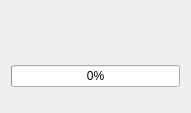
<?xml version="1.0" encoding="UTF-8"?>
<ui version="4.0">
 <class>MainWindow</class>
 <widget class="QMainWindow" name="MainWindow">
  <property name="geometry">
   <rect>
    <x>0</x>
    <y>0</y>
    <width>191</width>
    <height>113</height>
   </rect>
  </property>
  <property name="sizePolicy">
   <sizepolicy hsizetype="Expanding" vsizetype="Expanding">
    <horstretch>0</horstretch>
    <verstretch>0</verstretch>
   </sizepolicy>
  </property>
  <property name="windowTitle">
   <string>Ding</string>
  </property>
  <widget class="QWidget" name="centralWidget">
   <property name="sizePolicy">
    <sizepolicy hsizetype="Expanding" vsizetype="Expanding">
     <horstretch>0</horstretch>
     <verstretch>0</verstretch>
    </sizepolicy>
   </property>
   <layout class="QGridLayout" name="gridLayout">
    <item row="0" column="0">
     <widget class="QPushButton" name="pushButtonPlay">
      <property name="text">
       <string/>
      </property>
      <property name="icon">
       <iconset resource="Resources.qrc">
        <normaloff>:/icons/media-playback-start.png</normaloff>:/icons/media-playback-start.png</iconset>
      </property>
      <property name="iconSize">
       <size>
        <width>32</width>
        <height>32</height>
       </size>
      </property>
      <property name="autoDefault">
       <bool>false</bool>
      </property>
      <property name="default">
       <bool>false</bool>
      </property>
      <property name="flat">
       <bool>true</bool>
      </property>
     </widget>
    </item>
    <item row="0" column="1">
     <widget class="QPushButton" name="pushButtonStop">
      <property name="text">
       <string/>
      </property>
      <property name="icon">
       <iconset resource="Resources.qrc">
        <normaloff>:/icons/media-playback-stop.png</normaloff>:/icons/media-playback-stop.png</iconset>
      </property>
      <property name="iconSize">
       <size>
        <width>32</width>
        <height>32</height>
       </size>
      </property>
      <property name="flat">
       <bool>true</bool>
      </property>
     </widget>
    </item>
    <item row="1" column="0" colspan="2">
     <widget class="QProgressBar" name="progressBar">
      <property name="maximum">
       <number>180</number>
      </property>
      <property name="value">
       <number>0</number>
      </property>
     </widget>
    </item>
   </layout>
  </widget>
  <widget class="QMenuBar" name="menuBar">
   <property name="geometry">
    <rect>
     <x>0</x>
     <y>0</y>
     <width>191</width>
     <height>22</height>
    </rect>
   </property>
  </widget>
 </widget>
 <layoutdefault spacing="6" margin="11"/>
 <resources>
  <include location="Resources.qrc"/>
 </resources>
 <connections/>
</ui>
